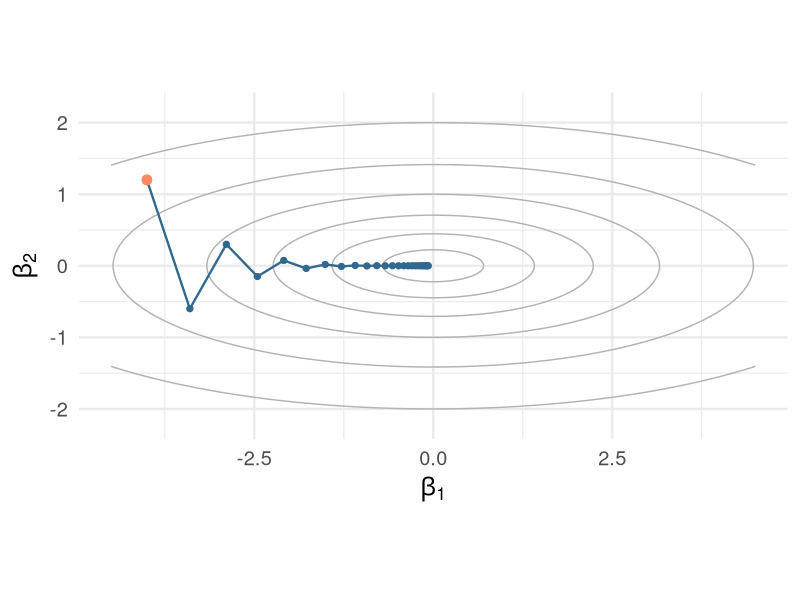
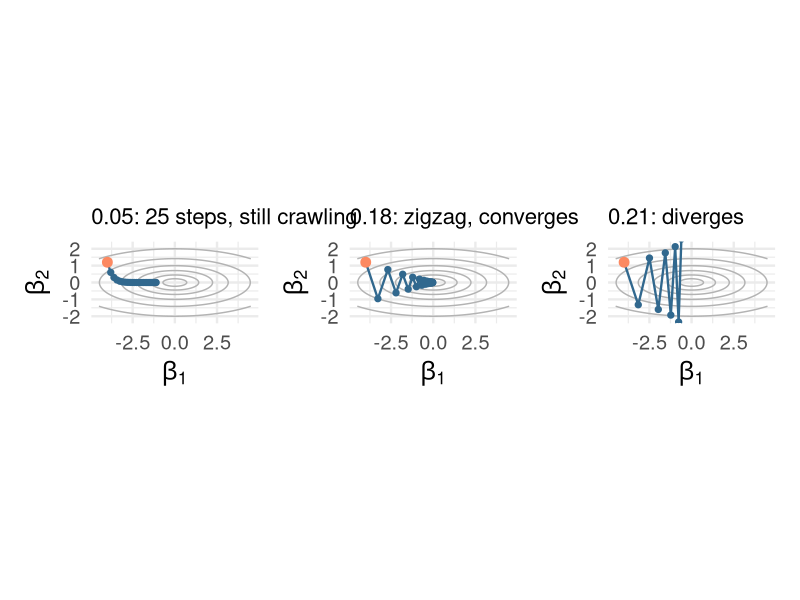
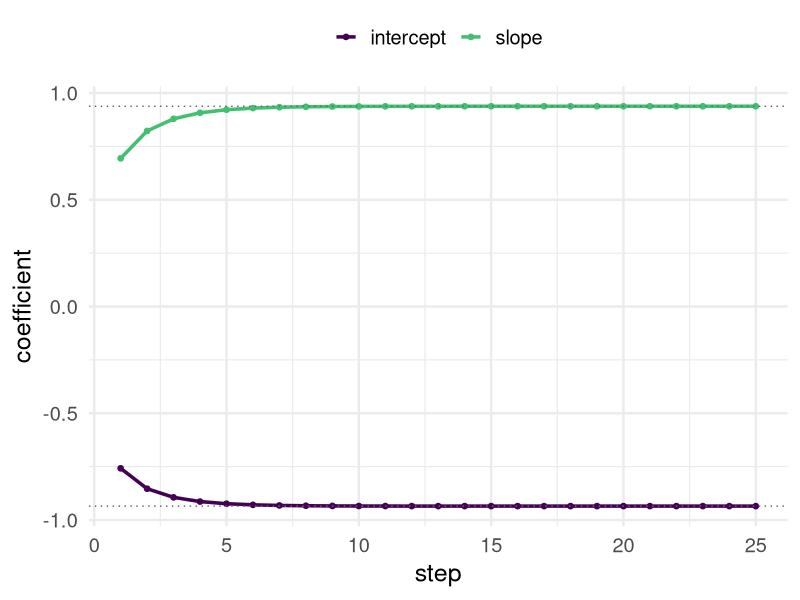
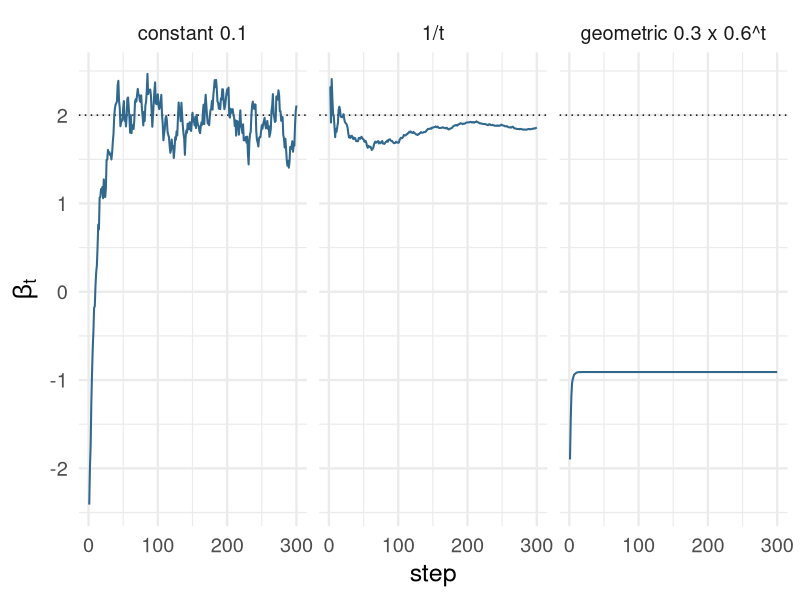
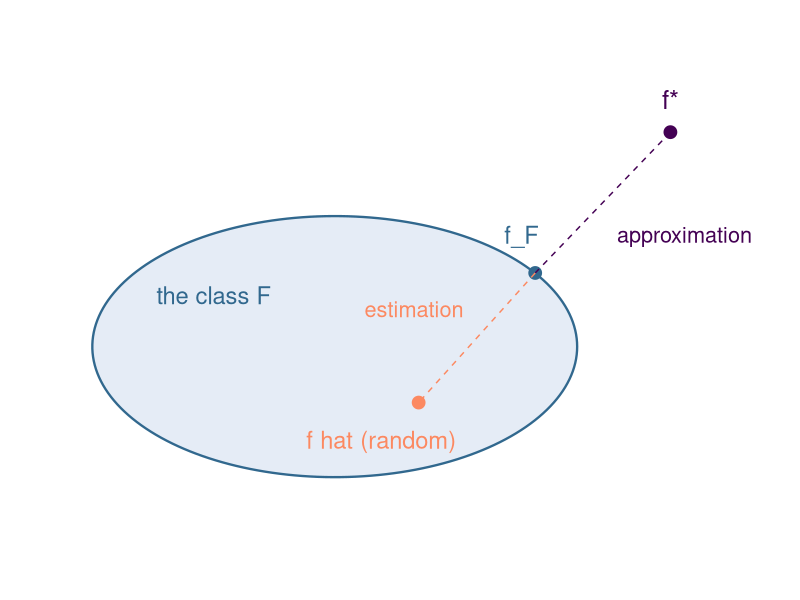
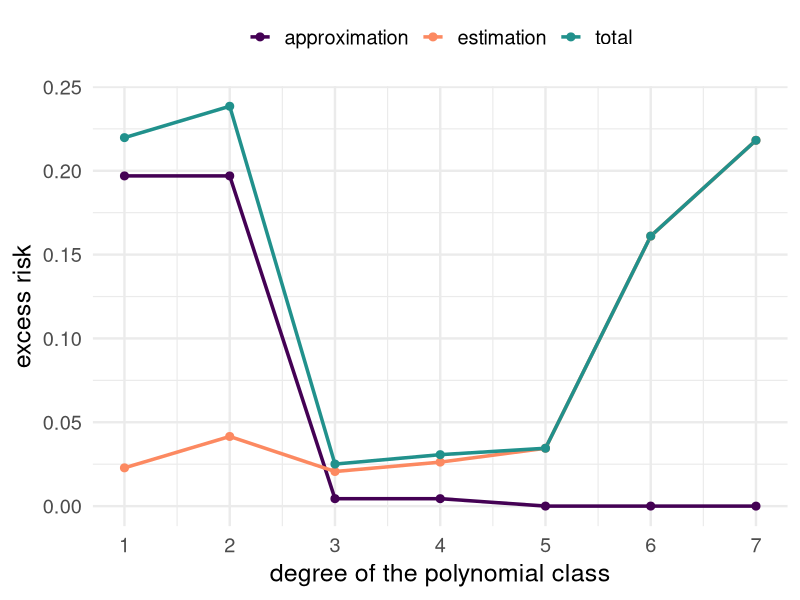
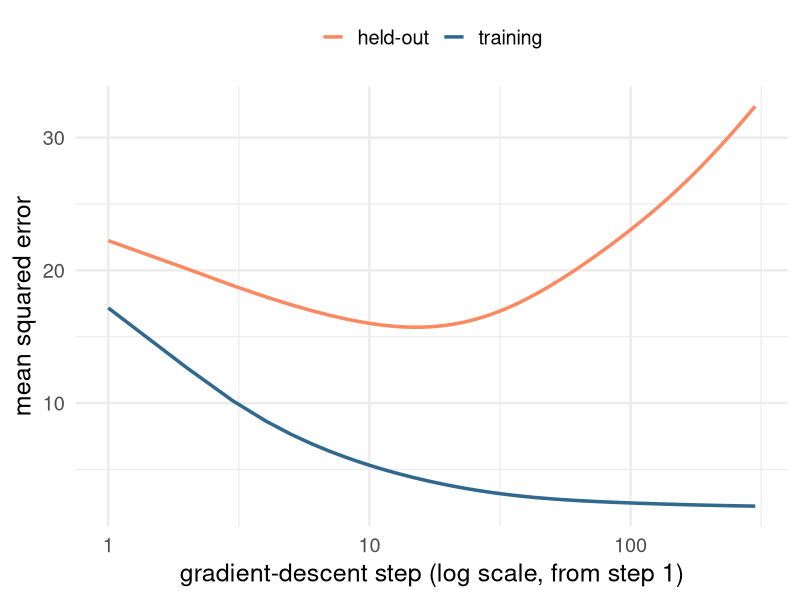

These figures' R source, in order:
## ---- chunk 1
#| label: setup
#| include: false
library(tidyverse)
library(knitr)
library(patchwork)
library(palmerpenguins)
theme_set(theme_minimal(base_size = 18))
options(knitr.table.format = "html")
options(digits = 3)
set.seed(4)
# Palette: viridis for the primary scale, magma for the second one.
v_dark <- "#440154"; v_blue <- "#31688e"; v_teal <- "#21918c"; v_green <- "#5ec962"
m_pink <- "#b73779"; m_purple <- "#8c2981"; m_orange <- "#fc8961"
# A two-parameter quadratic valley, curvature 1 along beta_1 and 10 along beta_2,
# for the step-size pictures. Gradient descent on it is the exact recurrence
# beta_{t+1} = (1 - gamma a) beta_t in each coordinate.
fq <- function(b1, b2) 0.5 * (b1^2 + 10 * b2^2)
gd_path <- function(start, gamma, steps, a = c(1, 10)) {
  b <- start
  out <- matrix(NA, steps + 1, 2); out[1, ] <- b
  for (t in 1:steps) { b <- b - gamma * a * b; out[t + 1, ] <- b }
  tibble(step = 0:steps, b1 = out[, 1], b2 = out[, 2])
}
contour_grid <- expand_grid(b1 = seq(-4.5, 4.5, length.out = 121),
                            b2 = seq(-2.2, 2.2, length.out = 121)) |>
  mutate(f = fq(b1, b2))
contour_plot <- function(path, title = NULL) {
  ggplot() +
    geom_contour(data = contour_grid, aes(b1, b2, z = f),
                 breaks = c(0.25, 1, 2.5, 5, 10, 20), colour = "grey70") +
    geom_path(data = path, aes(b1, b2), colour = v_blue, linewidth = 0.8) +
    geom_point(data = path, aes(b1, b2), colour = v_blue, size = 1.8) +
    geom_point(data = path[1, ], aes(b1, b2), colour = m_orange, size = 3) +
    coord_equal(xlim = c(-4.5, 4.5), ylim = c(-2.2, 2.2)) +
    labs(x = expression(beta[1]), y = expression(beta[2]), title = title) +
    theme(plot.title = element_text(size = 16))
}
## ---- chunk 2
#| label: valley
#| fig-height: 3.4
#| fig-width: 4.6
#| out-width: "100%"
contour_plot(gd_path(c(-4, 1.2), 0.15, 25))
## ---- chunk 3
#| label: three-steps
#| fig-height: 3.3
#| fig-width: 12
#| out-width: "100%"
p1 <- contour_plot(gd_path(c(-4, 1.2), 0.05, 25), "0.05: 25 steps, still crawling")
p2 <- contour_plot(gd_path(c(-4, 1.2), 0.18, 25), "0.18: zigzag, converges")
p3 <- contour_plot(gd_path(c(-4, 1.2), 0.21, 8), "0.21: diverges")
p1 + p2 + p3
## ---- chunk 4
#| label: logistic-descent
#| fig-height: 3.6
#| fig-width: 5.6
#| out-width: "100%"
pg <- penguins |> filter(species != "Gentoo") |> drop_na(flipper_length_mm) |>
  mutate(chinstrap = as.numeric(species == "Chinstrap"), z = as.numeric(scale(flipper_length_mm)))
Xl <- cbind(1, pg$z); yl <- pg$chinstrap; nl <- nrow(Xl)
L_logit <- max(eigen(t(Xl) %*% Xl / nl)$values) / 4
b <- c(0, 0); Tn <- 25; path <- matrix(NA, Tn, 2)
for (t in 1:Tn) { p <- 1 / (1 + exp(-Xl %*% b)); b <- b - 4 * (-t(Xl) %*% (yl - p) / nl); path[t, ] <- b }
glm_coef <- coef(glm(chinstrap ~ z, family = binomial, data = pg))
tibble(step = 1:Tn, intercept = path[, 1], slope = path[, 2]) |>
  pivot_longer(-step, names_to = "coefficient") |>
  ggplot(aes(step, value, colour = coefficient)) + geom_line(linewidth = 1.2) + geom_point(size = 1.6) +
  geom_hline(yintercept = glm_coef, linetype = "dotted", colour = "grey40") +
  scale_colour_viridis_d(end = 0.7) +
  labs(x = "step", y = "coefficient", colour = NULL) + theme(legend.position = "top")
## ---- chunk 5
#| label: schedules
#| fig-height: 2.6
#| fig-width: 12
#| out-width: "100%"
set.seed(2)
Tt <- 300
sched <- list("constant 0.1" = function(t) 0.1, "1/t" = function(t) 1 / t, "geometric 0.3 x 0.6^t" = function(t) 0.3 * 0.6^t)
runs <- map_dfr(names(sched), function(nm) {
  bb <- -3; out <- numeric(Tt)
  for (t in 1:Tt) { g <- (bb - 2) + rnorm(1); bb <- bb - sched[[nm]](t) * g; out[t] <- bb }
  tibble(schedule = factor(nm, levels = names(sched)), step = 1:Tt, beta = out)
})
ggplot(runs, aes(step, beta)) + geom_hline(yintercept = 2, linetype = "dotted") +
  geom_line(colour = v_blue, linewidth = 0.7) + facet_wrap(~ schedule) +
  labs(x = "step", y = expression(beta[t]), title = NULL)
## ---- chunk 6
#| label: three-functions
#| fig-height: 3.2
#| fig-width: 5.6
#| out-width: "100%"
th <- seq(0, 2 * pi, length.out = 200)
ell <- tibble(x = 2.6 * cos(th), y = 1.4 * sin(th))
ggplot() +
  geom_polygon(data = ell, aes(x, y), fill = "#e5ecf6", colour = v_blue, linewidth = 0.8) +
  annotate("text", x = -1.3, y = 0.55, label = "the class F", colour = v_blue, size = 6) +
  annotate("point", x = 3.6, y = 2.3, size = 4, colour = v_dark) +
  annotate("text", x = 3.6, y = 2.65, label = "f*", size = 6.5, colour = v_dark) +
  annotate("point", x = 2.15, y = 0.79, size = 4, colour = v_blue) +
  annotate("text", x = 2.0, y = 1.2, label = "f_F", size = 6, colour = v_blue) +
  annotate("point", x = 0.9, y = -0.6, size = 4, colour = m_orange) +
  annotate("text", x = 0.5, y = -1.0, label = "f hat (random)", size = 6, colour = m_orange) +
  annotate("segment", x = 3.6, y = 2.3, xend = 2.15, yend = 0.79, linetype = "dashed", colour = v_dark) +
  annotate("text", x = 3.75, y = 1.2, label = "approximation", size = 5.5, colour = v_dark) +
  annotate("segment", x = 2.15, y = 0.79, xend = 0.9, yend = -0.6, linetype = "dashed", colour = m_orange) +
  annotate("text", x = 0.85, y = 0.4, label = "estimation", size = 5.5, colour = m_orange) +
  coord_equal(xlim = c(-3.2, 4.6), ylim = c(-2, 3)) + theme_void()
## ---- chunk 7
#| label: tradeoff
#| fig-height: 2.5
#| fig-width: 11
#| out-width: "100%"
set.seed(3)
fstar <- function(x) sin(2 * pi * x) + 0.5 * x
grid <- seq(0, 1, length.out = 801)
n_sim <- 40; sigma <- 0.4; degs <- 1:7; reps <- 200
errs <- map_dfr(degs, function(d) {
  fF <- fitted(lm(fstar(grid) ~ poly(grid, d, raw = TRUE)))
  approx <- mean((fF - fstar(grid))^2)
  est <- mean(replicate(reps, {
    x <- runif(n_sim); yy <- fstar(x) + rnorm(n_sim, sd = sigma)
    fh <- predict(lm(yy ~ poly(x, d, raw = TRUE)), newdata = data.frame(x = grid))
    mean((fh - fF)^2)
  }))
  tibble(degree = d, approximation = approx, estimation = est, total = approx + est)
})
errs |> pivot_longer(-degree, names_to = "error") |>
  mutate(error = factor(error, levels = c("approximation", "estimation", "total"))) |>
  ggplot(aes(degree, value, colour = error)) + geom_line(linewidth = 1.2) + geom_point(size = 2.4) +
  scale_colour_manual(values = c(v_dark, m_orange, v_teal)) +
  scale_x_continuous(breaks = degs) +
  labs(x = "degree of the polynomial class", y = "excess risk", colour = NULL) + theme(legend.position = "top")
## ---- chunk 8
#| label: early-stopping
#| fig-height: 3.6
#| fig-width: 6.2
#| out-width: "100%"
set.seed(12)
ne <- 80; pe <- 60
Xe <- matrix(rnorm(ne * pe), ne, pe); be <- rnorm(pe, sd = 0.5); ye <- Xe %*% be + rnorm(ne, sd = 3)
Xh <- matrix(rnorm(2000 * pe), 2000, pe); yh <- Xh %*% be + rnorm(2000, sd = 3)
Le <- 2 * max(eigen(t(Xe) %*% Xe / ne)$values)
bb <- rep(0, pe); es <- vector("list", 300)
for (t in 1:300) {
  bb <- bb - (0.5 / Le) * (-2 / ne * t(Xe) %*% (ye - Xe %*% bb))
  es[[t]] <- tibble(step = t, training = mean((ye - Xe %*% bb)^2), `held-out` = mean((yh - Xh %*% bb)^2))
}
es <- bind_rows(es)
best_step <- es$step[which.min(es$`held-out`)]
es |> pivot_longer(-step, names_to = "error") |>
  ggplot(aes(step, value, colour = error)) + geom_line(linewidth = 1.2) +
  scale_colour_manual(values = c(m_orange, v_blue)) + scale_x_log10() +
  labs(x = "gradient-descent step (log scale, from step 1)", y = "mean squared error", colour = NULL) + theme(legend.position = "top")
